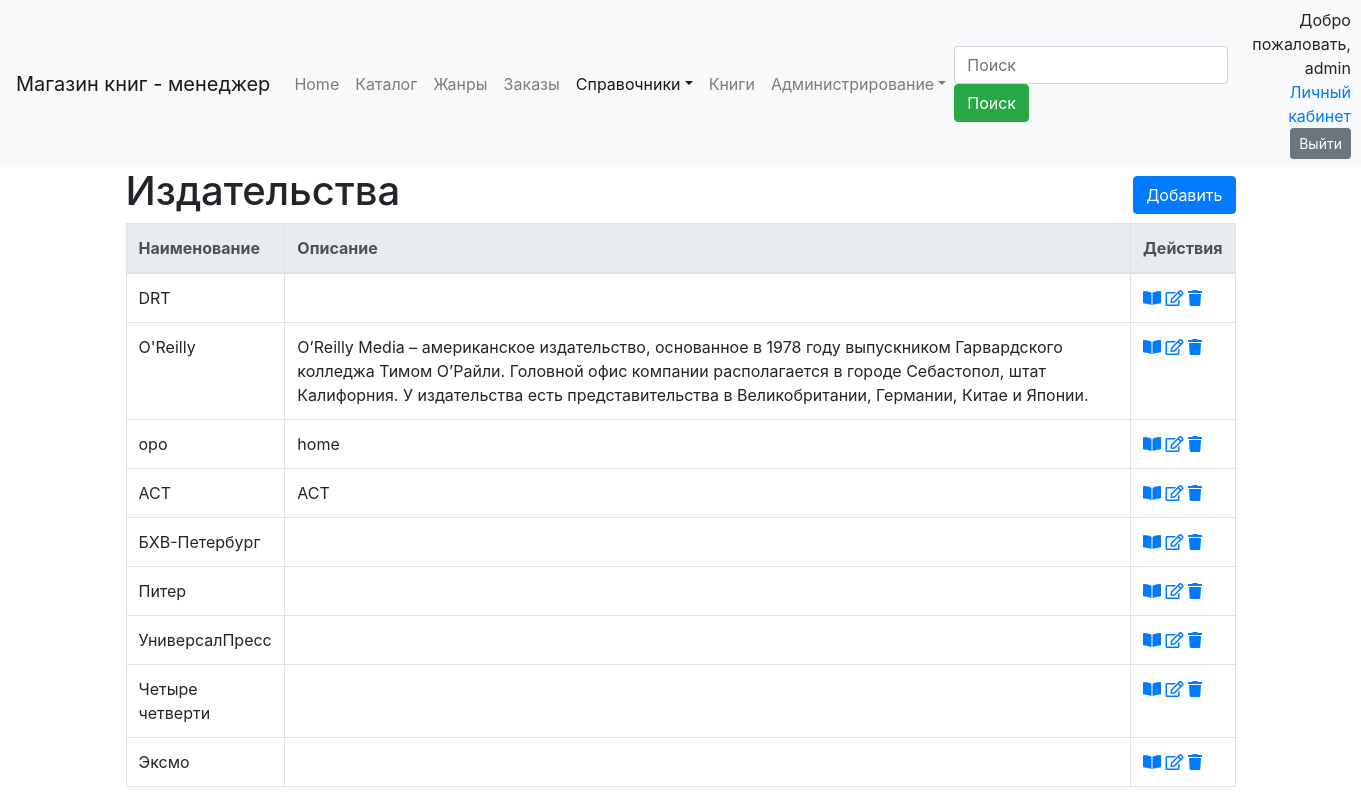
Screenshot of /ref/publishing/ (signed in) with the database file from the repository.
### dimensionsapp/models.py (models this page shows, shortened)
class Dimension(models.Model):
    name = models.CharField("Наименование", max_length=50, unique=True)
    description = models.TextField("Описание", blank=True, )
    class Meta:
        abstract = True
        ordering = ['name']

class PublishingHouse(Dimension):
    class Meta(Dimension.Meta):
        verbose_name = 'издательство'
        verbose_name_plural = 'издательства'

### dimensionsapp/views.py (the view)
# urls.py: path('publishing/', PublishingHouseListView.as_view(), name='publishing_house_list'),
class PublishingHouseListView(ManagerListViewFilter):
    model = PublishingHouse

### dimensionsapp/form.py
class SearchForm(forms.Form):
    search = forms.CharField(label='Наименование', required=False)

### dimensionsapp/views.py (called while the page is built)
    def get_context_data(self, *, object_list=None, **kwargs):
        context = super().get_context_data(**kwargs)
        if 'search' in self.request.GET:
            context['form'] = self.form({'search': self.request.GET['search']})
            context['search_string'] = self.request.GET['search']
        else:
            context['form'] = self.form()
        return context

    def get_queryset(self):
        qs = super().get_queryset()
        if 'search' in self.request.GET and self.request.GET['search'] != '':
            name = self.request.GET['search']
            qs = qs.filter(name__icontains=name)
        return qs

### dimensionsapp/templates/dimensionsapp/publishinghouse_list.html (shortened to what this page needs)
{% extends 'dimension_list.html' %}
{% block header %}
        <H1>Издательства</H1>
    {% endblock %}
{% block create_ankor%}{% url 'publishing_house_create' %}{% endblock %}
{% block  url_view%}{% url 'publishing_house_detail' object.pk%}{% endblock %}
{% block  url_edit%}{% url 'publishing_house_update' object.pk%}{% endblock %}
{% block  url_delete%}{% url 'publishing_house_delete' object.pk%}{% endblock %}

### templates/dimension_list.html (shortened to what this page needs)
{% extends 'base.html' %}
{% load static %}
{% load crispy_forms_tags %}
{% load paginator_page %}
{% block navbar %}
    {% include 'navbar.html' with search_tag="search" active="dimension" %}
{% endblock %}
{% block body %}
    <div class="container">
        <div class="row align-items-center">
            <div class="col-auto">
                {% block header %}{% endblock %}
            </div>
            <div class="col text-right">
                {% block create %}
                    <a href="{% block create_ankor %}{{ object_list.model.get_create_url }}{% endblock %}"
                       class="btn btn-primary my-1">Добавить</a>
                {% endblock %}
            </div>
        </div>
        <table class="table table-bordered">
            {% block dimension_list %}
                <thead class="thead-light">
                <tr>
                    {% block list_header %}
                        <th>Наименование</th>
                        <th>Описание</th>
                    {% endblock %}
                    <th>Действия</th>
                </tr>
                </thead>
                <tbody>
                {% for object in object_list %}
                    <tr>
                        {% block list_element %}
                            <td>{{ object.name }}</td>
                            <td>{{ object.description }}</td>
                        {% endblock %}
                        {% block actions %}
                            <td>
                                <a href="{% block  url_view %}{{ object.get_detail_url }}{% endblock %}"
                                   title="Посмотреть"><i class="fas fa-book-open"></i></a>
                                <a href="{% block  url_edit %}{{ object.get_update_url }}{% endblock %}"
                                   title="Править"><i class="far fa-edit"></i></a>
                                <a href="{% block  url_delete %}{{ object.get_delete_url }}{% endblock %}"
                                   title="Удалить"><i class="fas fa-trash"></i></a>
                            </td>
                        {% endblock %}
                    </tr>
                {% endfor %}
                </tbody>
            {% endblock %}
        </table>
    </div>
{% endblock body %}

### templates/navbar.html (shortened to what this page needs)
<header class="navbar navbar-expand-lg navbar-light bg-light">
    {% if perms.orderapp.manager %}
        <a class="navbar-brand" href="#">Магазин книг - менеджер</a>
    {% else %}
        <a class="navbar-brand" href="{% url 'main-page' %}">Магазин книг</a>
    {% endif %}
    <div class="collapse navbar-collapse" id="navbarSupportedContent">
        <ul class="navbar-nav mr-auto">
            <li class="nav-item {% if active == 'main' %}active{% endif %}">
                <a class="nav-link" href="{% url 'main-page' %}">Home <span class="sr-only">(current)</span></a>
            </li>
            <li class="nav-item {% if active == 'catalog' %}active{% endif %}">
                <a class="nav-link" href="{% url 'book-catalog' %}">Каталог</a>
            </li>
            <li class="nav-item {% if active == 'jenre' %}active{% endif %}">
                <a class="nav-link" href="{% url 'book-jenre-list' %}">Жанры</a>
            </li>
            {% if perms.orderapp.manager %}
                <li class="nav-item {% if active == 'order' %}active{% endif %}">
                    <a class="nav-link" href="{% url 'order_active_list' %}">Заказы</a>
                </li>
            {% endif %}
            {% if perms.orderapp.manager %}
                <li class="nav-item dropdown {% if active == 'dimension' %}active{% endif %}">
                    <a class="nav-link dropdown-toggle" href="{% url 'dimensions_list' %}" id="navbarDropdown"
                       role="button"
                       data-toggle="dropdown" aria-haspopup="true" aria-expanded="false">Справочники</a>
                </li>
            {% endif %}
            {% if perms.orderapp.manager %}
                <li class="nav-item {% if active == 'book' %}active{% endif %}">
                    <a class="nav-link" href="{% url 'book_list' %}">Книги</a>
                </li>
            {% endif %}
            {% if perms.orderapp.manager %}
                <li class="nav-item dropdown {% if active == 'administration' %}active{% endif %}">
                    <a class="nav-link dropdown-toggle" href="{% url 'dimensions_list' %}" id="navbarDropdown"
                       role="button"
                       data-toggle="dropdown" aria-haspopup="true" aria-expanded="false">Администрирование</a>
                </li>
            {% endif %}
        </ul>
        {% if perms.orderapp.manager %}
            {% if search_tag %}
                <form class="form-inline my-2 my-lg-0" {% if search_page %}action="{% url search_page %}"{% endif %}>
                    <input class="form-control mr-sm-2" type="search" placeholder="Поиск" name="{{ search_tag }}"
                           aria-label="Search" {% if search_string %}value="{{ search_string }}" {% endif %}>
                    <button class="btn btn-success my-2 my-sm-0" type="submit">Поиск</button>
                </form>
            {% endif %}
        {% endif %}
        <div class="ml-3 text-right">
            {% if user.is_authenticated %}
                <span class="">Добро пожаловать, {{ user.username }}</span>
                <form action="{% url 'auth:log_out' %}" method="post">
                    <a href="{% url 'auth:user' %}">Личный кабинет</a>
                    <button class="btn btn-secondary btn-sm">Выйти</button>
                </form>
            {% else %}
                <span>Вы не вошли на сайт</span>
                <p class="m-0"><a href="{% url 'auth:register' %}">Регистрация</a> <a
                        href="{% url 'auth:log_in' %}?next={{ view.request.path }}">Вход</a></p>
            {% endif %}
        </div>
    </div>
</header>

### rows the page displays
PublishingHouse: name "DRT"
PublishingHouse: name "O'Reilly", description "O’Reilly Media – американское издательство, основанное в 1978 году выпускником Гарвардского колледжа Тимом О’Райли. Головной офис компании располагается в городе Себастопол, штат Калифорния. У издательства есть представительства в Великобритании, Германии, Китае и Японии."
PublishingHouse: name "opo", description "home"
PublishingHouse: name "АСТ", description "АСТ"
PublishingHouse: name "БХВ-Петербург"
PublishingHouse: name "Питер"
PublishingHouse: name "УниверсалПресс"
PublishingHouse: name "Четыре четверти"
PublishingHouse: name "Эксмо"

### other values shown
{{ user.username }} "admin"
